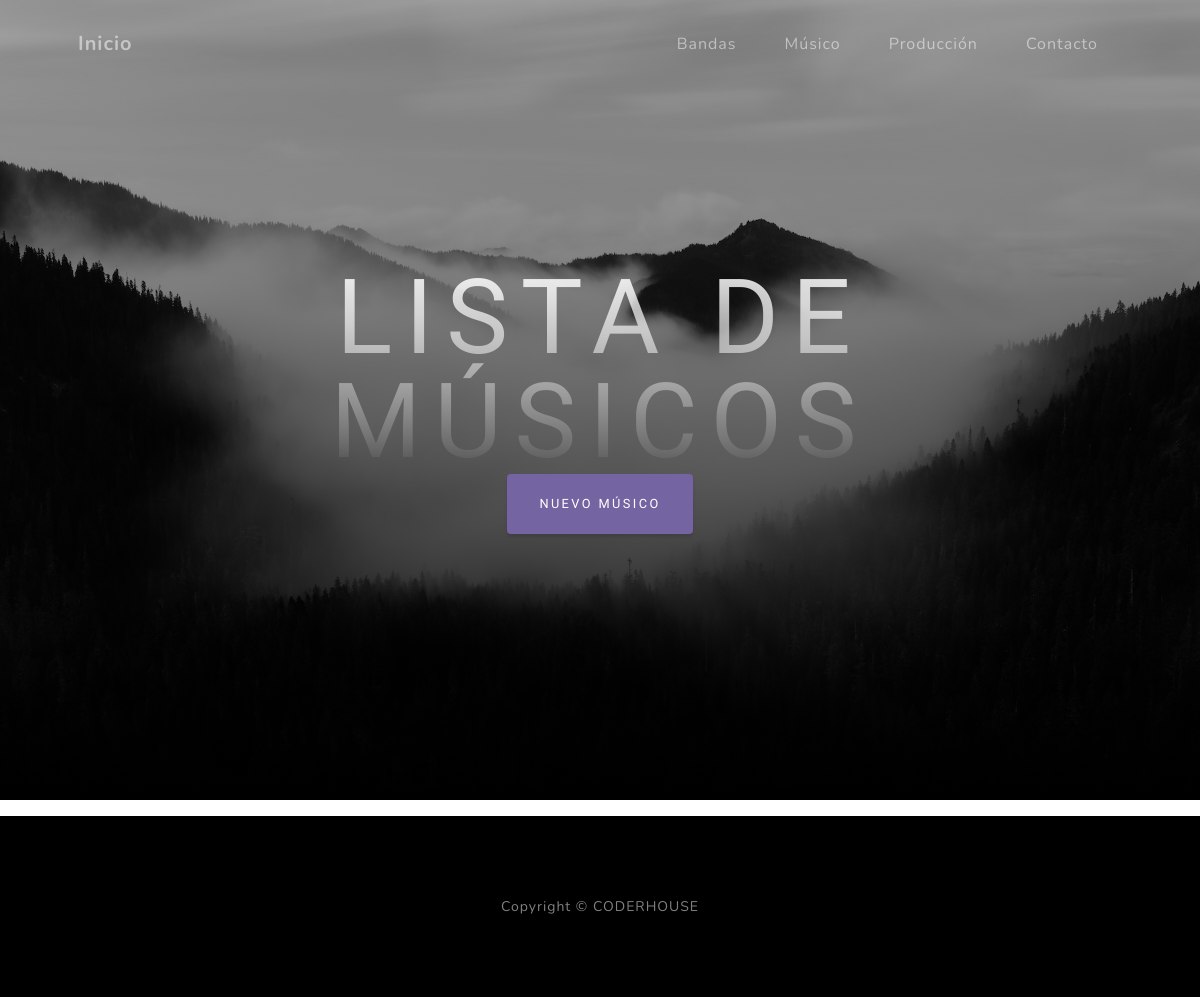
The page /AppCoder/musico/list on the database as committed earlier.
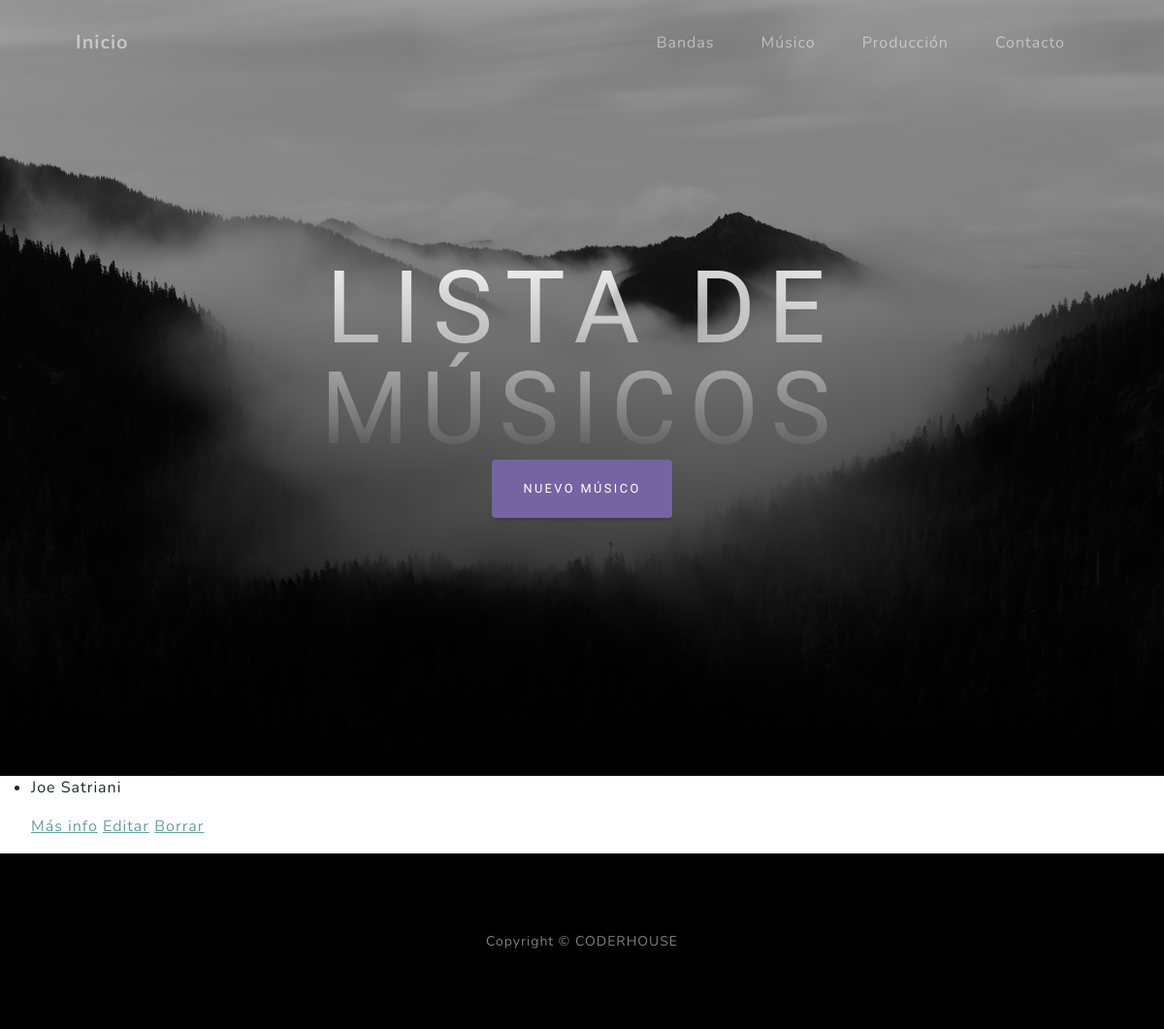
The same page on the database as committed later.
### AppCoder/models.py (models this page shows, shortened)
class Musico(models.Model):
    nombre = models.CharField(max_length=40)
    apellido = models.CharField(max_length=40)
    fechaNacimiento = models.DateField(default=datetime.date.today)
    instrumento = models.CharField(max_length=40)
    esNovato = models.BooleanField()

### AppCoder/views.py (the view)
# urls.py: path('musico/list', views.MusicoList.as_view(), name="MusicoList"),
class MusicoList(ListView):
    model = Musico
    template_name = "AppCoder/musico_list.html"

### AppCoder/templates/AppCoder/musico_list.html
{% extends "AppCoder/padre.html" %}
{% load static %}
{% block contenido2 %}
 <h1 class="mx-auto my-0 text-uppercase">Lista de Músicos</h1>
{% endblock %}
{% block contenido %}
<ul>
    {% for musico in object_list %}
    <li>
        <p>{{musico.nombre}} {{musico.apellido}}</p>
        <a href="{% url 'MusicoDetail' musico.id %}">Más info</a>
        <a href="{% url 'MusicoEdit' musico.id %}">Editar</a>
        <a href="{% url 'MusicoDelete' musico.id %}">Borrar</a>
    </li>
    {% endfor %}
</ul>
{% endblock %}
{% block edit %}
<a class="btn btn-secondary" href="{% url 'MusicoNew' %}">Nuevo Músico</a>
{% endblock %}

Rows that differ between the two databases and show on the page:
added Musico: nombre "Joe", apellido "Satriani"
